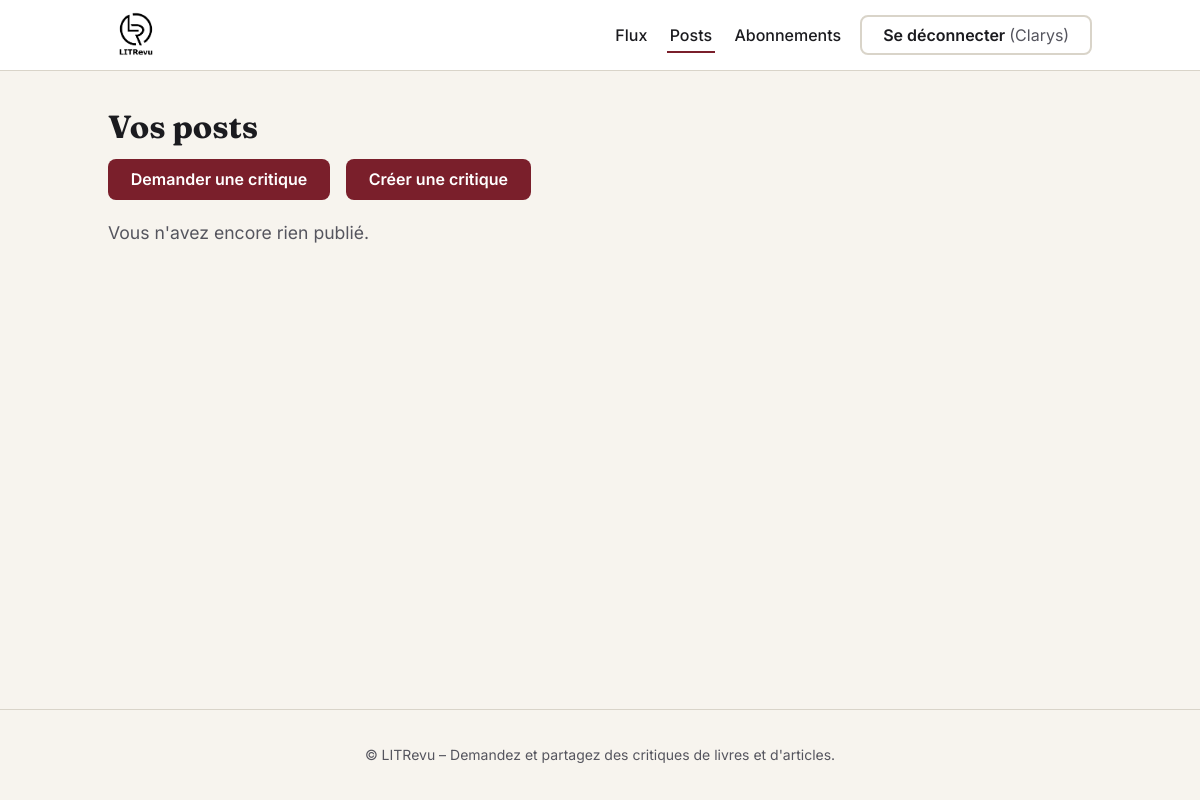
The app's page /posts/ (signed in), older data.
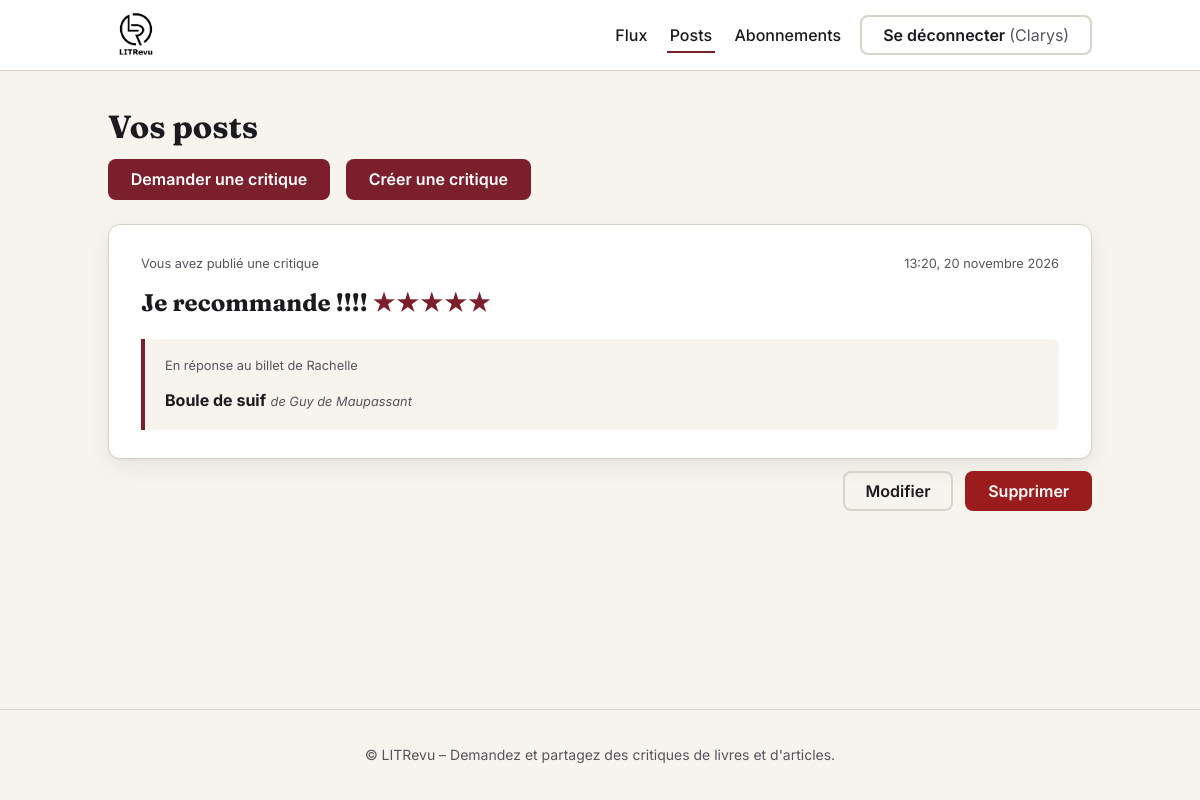
The same page, newer data.
### reviews/models.py (models this page shows, shortened)
class Review(models.Model):
    ticket = models.ForeignKey(to=Ticket, on_delete=models.CASCADE)
    rating = models.PositiveSmallIntegerField(
        validators=[MinValueValidator(0), MaxValueValidator(5)])
    headline = models.CharField(max_length=128)
    body = models.CharField(max_length=8192, blank=True)
    user = models.ForeignKey(
        to=settings.AUTH_USER_MODEL, on_delete=models.CASCADE)
    time_created = models.DateTimeField(auto_now_add=True)
    class Meta:
        ordering = ['-time_created']
        verbose_name = 'critique'
        verbose_name_plural = 'critiques'

class Ticket(models.Model):
    title = models.CharField(max_length=128)
    author = models.CharField(max_length=128, blank=True)
    description = models.TextField(max_length=2048, blank=True)
    user = models.ForeignKey(
        to=settings.AUTH_USER_MODEL, on_delete=models.CASCADE)
    image = models.ImageField(null=True, blank=True, upload_to='tickets/')
    is_request = models.BooleanField(default=True)
    time_created = models.DateTimeField(auto_now_add=True)
    class Meta:
        ordering = ['-time_created']
        verbose_name = 'billet'
        verbose_name_plural = 'billets'

### authentication/models.py (models this page shows, shortened)
class User(AbstractUser):
    """Utilisateur personnalisé.

    On part d'AbstractUser pour garder username, mot de passe, e-mail, etc.
    Les champs spécifiques au projet (rôle, photo...)
    se rajoutent ici plus tard.
    """

### reviews/views.py (the view)
# urls.py: path('posts/', views.posts, name='posts'),
@login_required
def posts(request):
    tickets = Ticket.objects.filter(user=request.user, is_request=True)
    reviews = (Review.objects
               .filter(user=request.user)
               .select_related('ticket', 'ticket__user'))
    items = sorted(
        chain(
            ((t.time_created, 'ticket', t) for t in tickets),
            ((r.time_created, 'review', r) for r in reviews),
        ),
        key=lambda item: item[0],
        reverse=True,
    )
    return render(request, 'reviews/posts.html', {'items': items})

### reviews/templatetags/review_extras.py (called while the page is built)
@register.filter
def stars(rating):
    rating = int(rating)
    return format_html(
        '<span class="stars"><span aria-hidden="true">{}{}</span>'
        '<span class="visually-hidden">Note : {} sur 5</span></span>',
        '★' * rating, '☆' * (5 - rating), rating)

### templates/reviews/posts.html (shortened to what this page needs)
{% extends 'base.html' %}
{% block content %}
<h1>Vos posts</h1>
<p class="actions actions--start">
  <a href="{% url 'ticket_create' %}" class="btn btn--primary">Demander une critique</a>
  <a href="{% url 'review_create_full' %}" class="btn btn--primary">Créer une critique</a>
</p>
{% for date, kind, obj in items %}
  {% if kind == 'ticket' %}
    {% include 'reviews/_ticket.html' with ticket=obj %}
    <div class="post__actions">
      <a class="btn btn--ghost" href="{% url 'ticket_update' obj.pk %}" title="Modifier le billet « {{ obj.title }} »">Modifier<span class="visually-hidden"> le billet « {{ obj.title }} »</span></a>
      <a class="btn btn--danger" href="{% url 'ticket_delete' obj.pk %}" title="Supprimer le billet « {{ obj.title }} »">Supprimer<span class="visually-hidden"> le billet « {{ obj.title }} »</span></a>
    </div>
  {% else %}
    {% include 'reviews/_review.html' with review=obj %}
    <div class="post__actions">
      <a class="btn btn--ghost" href="{% url 'review_update' obj.pk %}" title="Modifier la critique « {{ obj.headline }} »">Modifier<span class="visually-hidden"> la critique « {{ obj.headline }} »</span></a>
      <a class="btn btn--danger" href="{% url 'review_delete' obj.pk %}" title="Supprimer la critique « {{ obj.headline }} »">Supprimer<span class="visually-hidden"> la critique « {{ obj.headline }} »</span></a>
    </div>
  {% endif %}
{% empty %}
  <p class="lead">Vous n'avez encore rien publié.</p>
{% endfor %}
{% endblock %}

### templates/reviews/_review.html (shortened to what this page needs)
{% load review_extras %}
<article class="post" aria-label="Critique : {{ review.headline }}">
  <header class="post__head">
    <p class="post__meta">{% if review.user == request.user %}Vous avez{% else %}{{ review.user.username }} a{% endif %} publié une critique</p>
    <time datetime="{{ review.time_created|date:'c' }}">{{ review.time_created|date:"H:i, j F Y" }}</time>
  </header>
  <h3 class="post__title">{{ review.headline }} <span class="post__rating">{{ review.rating|stars }}</span></h3>
  <div class="post__ticket">
    {% if review.ticket.is_request %}
      <p class="post__meta">En réponse au billet de {% if review.ticket.user == request.user %}vous{% else %}{{ review.ticket.user.username }}{% endif %}</p>
    {% else %}
      <p class="post__meta">Ticket - {% if review.user == request.user %}Vous{% else %}{{ review.user.username }}{% endif %}</p>
    {% endif %}
    <p><strong>{{ review.ticket.title }}</strong>{% if review.ticket.author %} <span class="post__author-inline">de {{ review.ticket.author }}</span>{% endif %}</p>
  </div>
</article>

Row changes from the older to the newer data that the page shows:
added Review: shows "Vous avez", time_created "13:20, 20 novembre 2026", headline "Je recommande !!!!", rating|stars "★★★★★", ticket.user.username "Rachelle", ticket "Boule de suif", ticket.author "Guy de Maupassant"
Text that changed along with them:
text no longer shown: "Vous n'avez encore rien publié."
